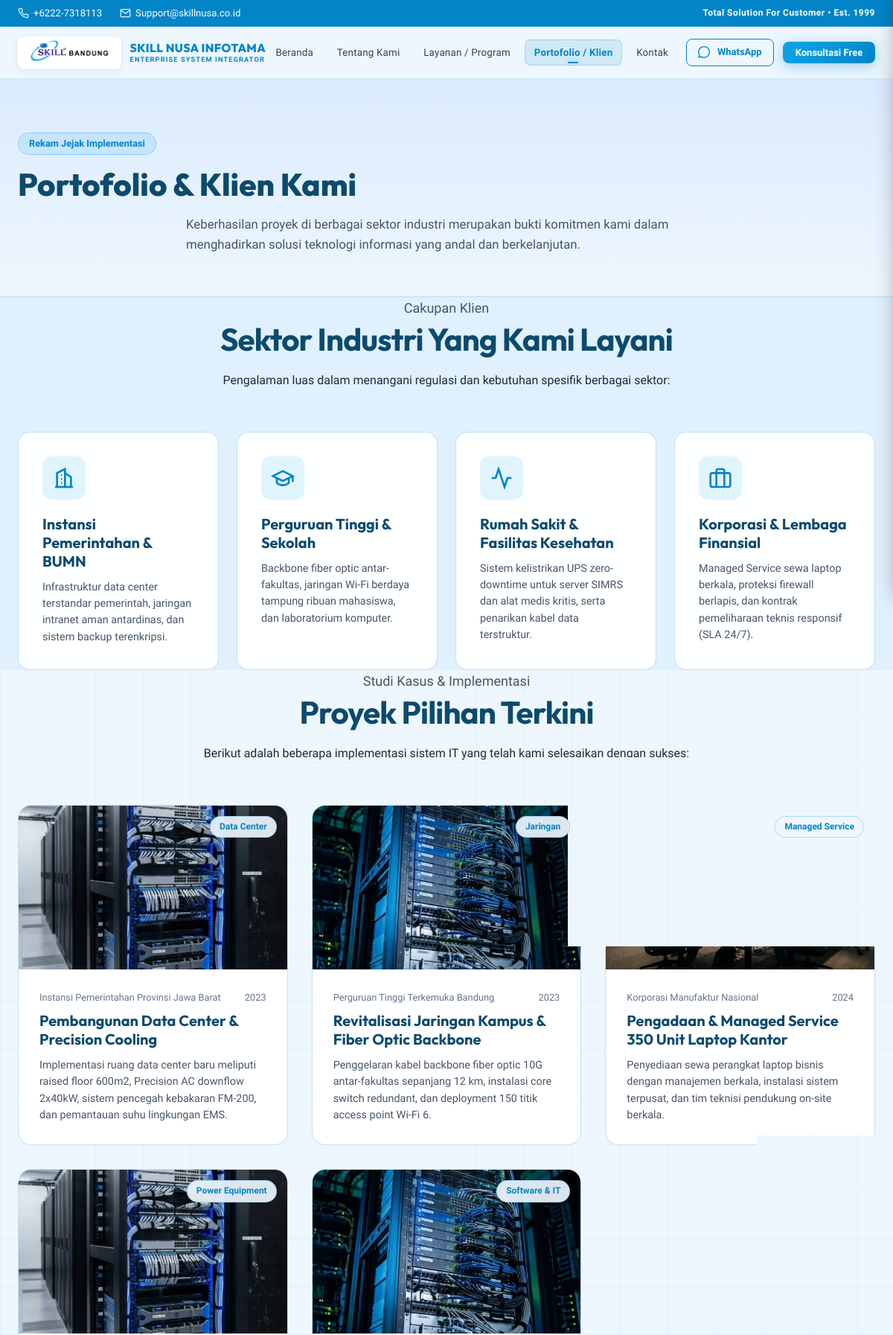
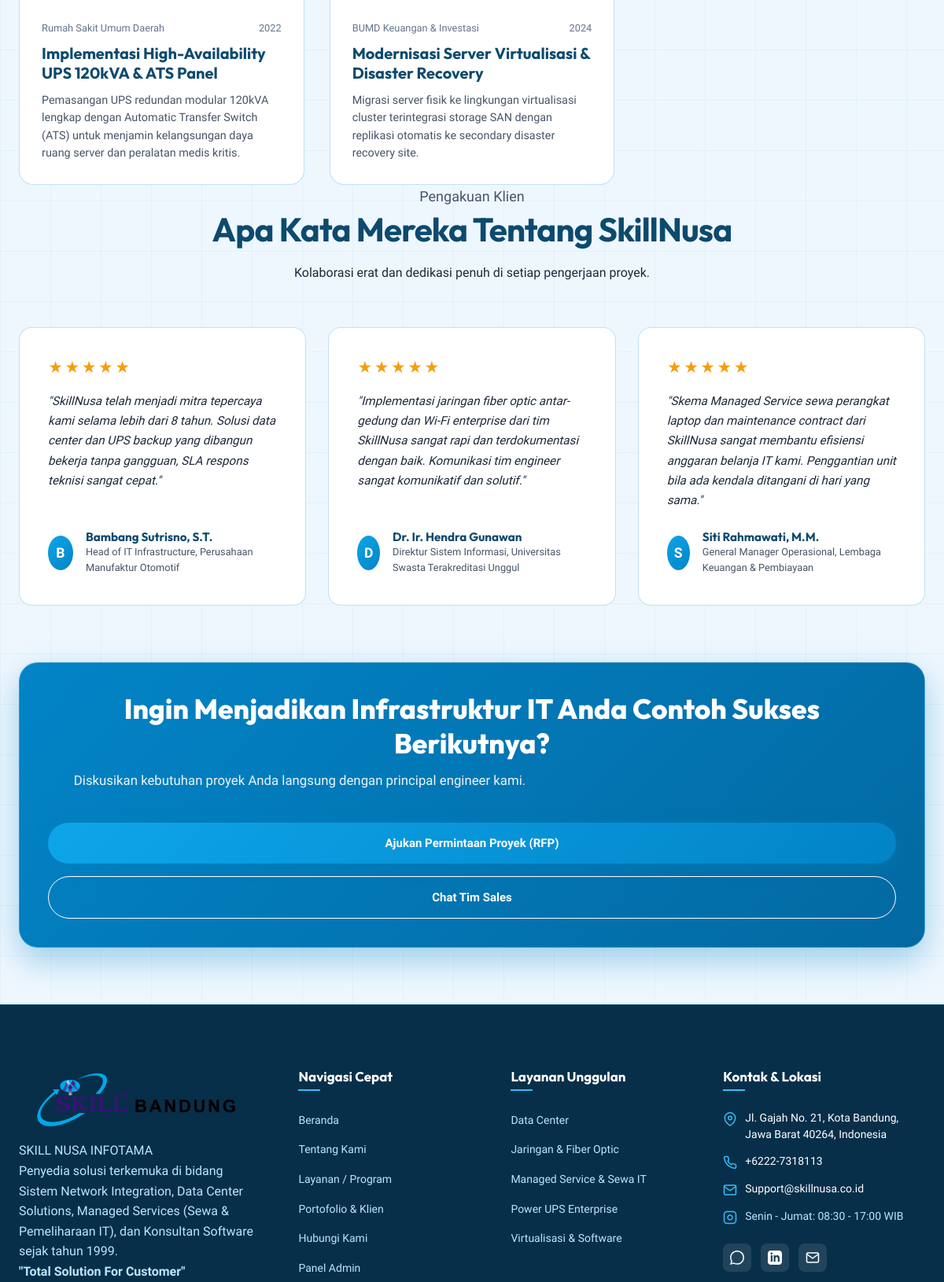
The app's page /portofolio.php (upper part) with its own data (2 pictures, top to bottom).
### tables this page shows
CREATE TABLE `portfolio` (
  `id` INT AUTO_INCREMENT PRIMARY KEY,
  `title` VARCHAR(255) NOT NULL,
  `category` VARCHAR(100) NOT NULL,
  `client_name` VARCHAR(200) NOT NULL,
  `year` VARCHAR(10) NOT NULL,
  `image` VARCHAR(255) NULL,
  `description` TEXT NOT NULL,
  `display_order` INT NOT NULL DEFAULT 0,
  `created_at` TIMESTAMP DEFAULT CURRENT_TIMESTAMP
);

CREATE TABLE `testimonials` (
  `id` INT AUTO_INCREMENT PRIMARY KEY,
  `client_name` VARCHAR(150) NOT NULL,
  `client_role` VARCHAR(150) NOT NULL,
  `company` VARCHAR(150) NOT NULL,
  `content` TEXT NOT NULL,
  `rating` INT NOT NULL DEFAULT 5,
  `is_active` TINYINT(1) NOT NULL DEFAULT 1,
  `display_order` INT NOT NULL DEFAULT 0,
  `created_at` TIMESTAMP DEFAULT CURRENT_TIMESTAMP
);

### config/database.php (called while the page is built, shortened)
<?php
function getDbConnection(): ?PDO {
    static $pdo = null;
    if ($pdo !== null) {
        return $pdo;
    }
    try {
        $dsn = "mysql:host=" . DB_HOST . ";port=" . DB_PORT . ";dbname=" . DB_NAME . ";charset=" . DB_CHARSET;
        $options = [
            PDO::ATTR_ERRMODE            => PDO::ERRMODE_EXCEPTION,
            PDO::ATTR_DEFAULT_FETCH_MODE => PDO::FETCH_ASSOC,
            PDO::ATTR_EMULATE_PREPARES   => false,
            PDO::ATTR_TIMEOUT            => 2,
        ];
        $pdo = new PDO($dsn, DB_USER, DB_PASS, $options);
        return $pdo;
    } catch (PDOException $e) {
        error_log("Database Connection Notice: " . $e->getMessage());
        return null;
    }
}
function getSiteSettings(): array {
    $defaultSettings = [
        'site_name'          => 'PT Skill Nusa Infotama',
        'site_tagline'       => 'Total Solution For Customer - Enterprise Network System Integrator & Data Center',
        'company_address'    => 'Jl. Gajah No. 21, Kota Bandung, Jawa Barat 40264, Indonesia',
        'company_phone'      => '+6222-7318113',
        'company_email'      => 'Support@skillnusa.co.id',
        'company_whatsapp'   => '62811206820',
        'company_maps_embed' => 'https://maps.google.com/maps?q=Jl.+Gajah+No.+21,+Kota+Bandung,+Jawa+Barat+40264&t=&z=16&ie=UTF8&iwloc=&output=embed',
        'hero_headline'      => 'Solusi Terintegrasi Jaringan Enterprise & Data Center',
        'hero_subheadline'   => 'PT Skill Nusa Infotama menghadirkan solusi total di bidang Network System Integration, Data Center, Managed Services (Sewa Perangkat IT), dan Konsultan Software sejak 1999.',
        'meta_description'   => 'PT Skill Nusa Infotama: Solusi Network Integration, Data Center, Managed Service Sewa Perangkat IT & Software Consultant sejak 1999.'
    ];
    $db = getDbConnection();
    try {
        $stmt = $db->query("SELECT setting_key, setting_value FROM site_settings");
        $dbSettings = $stmt->fetchAll(PDO::FETCH_KEY_PAIR);
        return array_merge($defaultSettings, $dbSettings ?: []);
    } catch (Exception $e) {
        return $defaultSettings;
    }
}
function getPortfolioItems(int $limit = 6): array {
    $db = getDbConnection();
    if ($db) {
        try {
            $stmt = $db->prepare("SELECT * FROM portfolio ORDER BY display_order ASC, id ASC LIMIT :limit");
            $stmt->bindValue(':limit', $limit, PDO::PARAM_INT);
            $stmt->execute();
            $data = $stmt->fetchAll();
            if (!empty($data)) {
                return $data;
            }
        } catch (Exception $e) {}
    }
    return [
        [
            'title' => 'Pembangunan Turnkey Data Center & Precision Cooling',
            'category' => 'Data Center',
            'client_name' => 'Instansi Pemerintahan Provinsi Jawa Barat',
            'year' => '2023',
            'image' => 'assets/hero-datacenter.jpg',
            'description' => 'Implementasi ruang data center baru meliputi raised floor 600m2, Precision AC downflow 2x40kW, sistem pencegah kebakaran FM-200, dan pemantauan suhu lingkungan EMS.'
        ],
        [
            'title' => 'Revitalisasi Jaringan Kampus & Fiber Optic Backbone',
            'category' => 'Jaringan',
            'client_name' => 'Perguruan Tinggi Terkemuka Bandung',
            'year' => '2023',
            'image' => 'assets/network-infra.jpg',
            'description' => 'Penggelaran kabel backbone fiber optic 10G antar-fakultas sepanjang 12 km, instalasi core switch redundant, dan deployment 150 titik access point Wi-Fi 6.'
        ],
        [
            'title' => 'Pengadaan & Managed Service 350 Unit Laptop Kantor',
            'category' => 'Managed Service',
            'client_name' => 'Korporasi Manufaktur Nasional',
            'year' => '2024',
            'image' => 'assets/enterprise-noc.jpg',
            'description' => 'Penyediaan sewa perangkat laptop bisnis dengan manajemen berkala, instalasi sistem terpusat, dan tim teknisi pendukung on-site berkala.'
        ],
        [
            'title' => 'Implementasi High-Availability UPS 120kVA & ATS Panel',
            'category' => 'Power Equipment',
            'client_name' => 'Rumah Sakit Umum Daerah',
            'year' => '2022',
            'image' => 'assets/hero-datacenter.jpg',
            'description' => 'Pemasangan UPS redundan modular 120kVA lengkap dengan Automatic Transfer Switch (ATS) untuk menjamin kelangsungan daya ruang server dan peralatan medis kritis.'
        ],
        [
            'title' => 'Modernisasi Server Virtualisasi & Disaster Recovery',
            'category' => 'Software & IT',
            'client_name' => 'BUMD Keuangan & Investasi',
            'year' => '2024',
            'image' => 'assets/network-infra.jpg',
            'description' => 'Migrasi server fisik ke lingkungan virtualisasi cluster terintegrasi storage SAN dengan replikasi otomatis ke secondary disaster recovery site.'
        ]
    ];
}
function getTestimonials(): array {
    $db = getDbConnection();
    if ($db) {
        try {
            $stmt = $db->query("SELECT * FROM testimonials WHERE is_active = 1 ORDER BY display_order ASC, id ASC");
            $data = $stmt->fetchAll();
            if (!empty($data)) {
                return $data;
            }
        } catch (Exception $e) {}
    }
    return [
        [
            'client_name' => 'Bambang Sutrisno, S.T.',
            'client_role' => 'Head of IT Infrastructure',
            'company' => 'Perusahaan Manufaktur Otomotif',
            'content' => 'SkillNusa telah menjadi mitra tepercaya kami selama lebih dari 8 tahun. Solusi turnkey data center dan UPS backup yang dibangun bekerja tanpa gangguan, SLA respons teknisi sangat cepat.',
            'rating' => 5
        ],
        [
            'client_name' => 'Dr. Ir. Hendra Gunawan',
            'client_role' => 'Direktur Sistem Informasi',
            'company' => 'Universitas Swasta Terakreditasi Unggul',
            'content' => 'Implementasi jaringan fiber optic antar-gedung dan Wi-Fi enterprise dari tim SkillNusa sangat rapi dan terdokumentasi dengan baik. Komunikasi tim engineer sangat komunikatif dan solutif.',
            'rating' => 5
        ],
        [
            'client_name' => 'Siti Rahmawati, M.M.',
            'client_role' => 'General Manager Operasional',
            'company' => 'Lembaga Keuangan & Pembiayaan',
            'content' => 'Skema Managed Service sewa perangkat laptop dan maintenance contract dari SkillNusa sangat membantu efisiensi anggaran belanja IT kami. Penggantian unit bila ada kendala ditangani di hari yang sama.',
            'rating' => 5
        ]
    ];
}

### portofolio.php (the view, shortened to what this page needs)
<?php
require_once __DIR__ . '/config/database.php';
$siteSettings = getSiteSettings();
$portfolioItems = getPortfolioItems(12);
$testimonials = getTestimonials();
include __DIR__ . '/includes/header.php';
?>
<section class="page-banner">
  <div class="container text-center">
    <span class="badge-tag">Rekam Jejak Implementasi</span>
    <h1 class="page-banner-title">Portofolio & Klien Kami</h1>
    <p class="page-banner-desc">
      Keberhasilan proyek di berbagai sektor industri merupakan bukti komitmen kami dalam menghadirkan solusi teknologi informasi yang andal dan berkelanjutan.
    </p>
  </div>
</section>
<section class="section section-sectors">
  <div class="container">
    <div class="section-header text-center">
      <span class="section-subtitle">Cakupan Klien</span>
      <h2 class="section-title">Sektor Industri Yang Kami Layani</h2>
      <p class="section-lead">Pengalaman luas dalam menangani regulasi dan kebutuhan spesifik berbagai sektor:</p>
    </div>
    <div class="sectors-grid">
      <div class="sector-card">
        <div class="sector-icon">
          <svg width="32" height="32" viewBox="0 0 24 24" fill="none" stroke="currentColor" stroke-width="2"><path d="M3 21h18"></path><path d="M5 21V7l8-4v18"></path><path d="M19 21V11l-6-4"></path><path d="M9 9h1"></path><path d="M9 13h1"></path><path d="M9 17h1"></path></svg>
        </div>
        <h3>Instansi Pemerintahan & BUMN</h3>
        <p>Infrastruktur data center terstandar pemerintah, jaringan intranet aman antardinas, dan sistem backup terenkripsi.</p>
      </div>
      <div class="sector-card">
        <div class="sector-icon">
          <svg width="32" height="32" viewBox="0 0 24 24" fill="none" stroke="currentColor" stroke-width="2"><path d="M22 10v6M2 10l10-5 10 5-10 5z"></path><path d="M6 12v5c3 3 9 3 12 0v-5"></path></svg>
        </div>
        <h3>Perguruan Tinggi & Sekolah</h3>
        <p>Backbone fiber optic antar-fakultas, jaringan Wi-Fi berdaya tampung ribuan mahasiswa, dan laboratorium komputer.</p>
      </div>
      <div class="sector-card">
        <div class="sector-icon">
          <svg width="32" height="32" viewBox="0 0 24 24" fill="none" stroke="currentColor" stroke-width="2"><path d="M22 12h-4l-3 9L9 3l-3 9H2"></path></svg>
        </div>
        <h3>Rumah Sakit & Fasilitas Kesehatan</h3>
        <p>Sistem kelistrikan UPS zero-downtime untuk server SIMRS dan alat medis kritis, serta penarikan kabel data terstruktur.</p>
      </div>
      <div class="sector-card">
        <div class="sector-icon">
          <svg width="32" height="32" viewBox="0 0 24 24" fill="none" stroke="currentColor" stroke-width="2"><rect x="2" y="7" width="20" height="14" rx="2" ry="2"></rect><path d="M16 21V5a2 2 0 0 0-2-2h-4a2 2 0 0 0-2 2v16"></path></svg>
        </div>
        <h3>Korporasi & Lembaga Finansial</h3>
        <p>Managed Service sewa laptop berkala, proteksi firewall berlapis, dan kontrak pemeliharaan teknis responsif (SLA 24/7).</p>
      </div>
    </div>
  </div>
</section>
<section class="section">
  <div class="container">
    <div class="section-header text-center">
      <span class="section-subtitle">Studi Kasus & Implementasi</span>
      <h2 class="section-title">Proyek Pilihan Terkini</h2>
      <p class="section-lead">Berikut adalah beberapa implementasi sistem IT yang telah kami selesaikan dengan sukses:</p>
    </div>
    <div class="portfolio-grid">
      <?php foreach ($portfolioItems as $item): ?>
        <div class="portfolio-card">
          <div class="portfolio-img-box">
            <img src="<?= htmlspecialchars($item['image'] ?: 'assets/hero-datacenter.jpg') ?>" alt="<?= htmlspecialchars($item['title']) ?>">
            <span class="portfolio-tag"><?= htmlspecialchars($item['category']) ?></span>
          </div>
          <div class="portfolio-body">
            <div class="portfolio-meta">
              <span class="portfolio-client"><?= htmlspecialchars($item['client_name']) ?></span>
              <span class="portfolio-year"><?= htmlspecialchars($item['year']) ?></span>
            </div>
            <h3 class="portfolio-title"><?= htmlspecialchars($item['title']) ?></h3>
            <p class="portfolio-desc"><?= htmlspecialchars($item['description']) ?></p>
          </div>
        </div>
      <?php endforeach; ?>
    </div>
  </div>
</section>
<section class="section section-testimonials">
  <div class="container">
    <div class="section-header text-center">
      <span class="section-subtitle">Pengakuan Klien</span>
      <h2 class="section-title">Apa Kata Mereka Tentang SkillNusa</h2>
      <p class="section-lead">Kolaborasi erat dan dedikasi penuh di setiap pengerjaan proyek.</p>
    </div>
    <div class="testimonials-grid">
      <?php foreach ($testimonials as $t): ?>
        <div class="testimonial-card">
          <div class="rating-stars">
            <?php for ($i = 0; $i < (int)$t['rating']; $i++): ?>★<?php endfor; ?>
          </div>
          <p class="testimonial-quote">"<?= htmlspecialchars($t['content']) ?>"</p>
          <div class="testimonial-author">
            <div class="author-avatar"><?= mb_substr($t['client_name'], 0, 1) ?></div>
            <div>
              <h4 class="author-name"><?= htmlspecialchars($t['client_name']) ?></h4>
              <p class="author-meta"><?= htmlspecialchars($t['client_role']) ?>, <?= htmlspecialchars($t['company']) ?></p>
            </div>
          </div>
        </div>
      <?php endforeach; ?>
    </div>
  </div>
</section>
<section class="section section-cta-banner">
  <div class="container">
    <div class="cta-banner-box">
      <div class="cta-banner-content">
        <h2 class="cta-banner-title">Ingin Menjadikan Infrastruktur IT Anda Contoh Sukses Berikutnya?</h2>
        <p class="cta-banner-desc">Diskusikan kebutuhan proyek Anda langsung dengan principal engineer kami.</p>
      </div>
      <div class="cta-banner-buttons">
        <a href="kontak.php" class="btn btn-primary btn-lg">Ajukan Permintaan Proyek (RFP)</a>
        <a href="https://wa.me/<?= $cleanWaNumber ?>?text=Halo%20SkillNusa,%20kami%20ingin%20berdiskusi%20mengenai%20proyek%20IT" target="_blank" class="btn btn-outline btn-lg">Chat Tim Sales</a>
      </div>
    </div>
  </div>
</section>
<?php include __DIR__ . '/includes/footer.php'; ?>

### records on screen
portfolio: image (picture), category "Data Center", client_name "Instansi Pemerintahan Provinsi Jawa Barat", year "2023", title "Pembangunan Data Center & Precision Cooling", description "Implementasi ruang data center baru meliputi raised floor 600m2, Precision AC downflow 2x40kW, sistem pencegah kebakaran FM-200, dan pemantauan suhu lingkungan EMS."
portfolio: image (picture), category "Jaringan", client_name "Perguruan Tinggi Terkemuka Bandung", year "2023", title "Revitalisasi Jaringan Kampus & Fiber Optic Backbone", description "Penggelaran kabel backbone fiber optic 10G antar-fakultas sepanjang 12 km, instalasi core switch redundant, dan deployment 150 titik access point Wi-Fi 6."
portfolio: image (picture), category "Managed Service", client_name "Korporasi Manufaktur Nasional", year "2024", title "Pengadaan & Managed Service 350 Unit Laptop Kantor", description "Penyediaan sewa perangkat laptop bisnis dengan manajemen berkala, instalasi sistem terpusat, dan tim teknisi pendukung on-site berkala."
portfolio: image (picture), category "Power Equipment", client_name "Rumah Sakit Umum Daerah", year "2022", title "Implementasi High-Availability UPS 120kVA & ATS Panel", description "Pemasangan UPS redundan modular 120kVA lengkap dengan Automatic Transfer Switch (ATS) untuk menjamin kelangsungan daya ruang server dan peralatan medis kritis."
portfolio: image (picture), category "Software & IT", client_name "BUMD Keuangan & Investasi", year "2024", title "Modernisasi Server Virtualisasi & Disaster Recovery", description "Migrasi server fisik ke lingkungan virtualisasi cluster terintegrasi storage SAN dengan replikasi otomatis ke secondary disaster recovery site."
testimonials: content "SkillNusa telah menjadi mitra tepercaya kami selama lebih dari 8 tahun. Solusi data center dan UPS backup yang dibangun bekerja tanpa gangguan, SLA respons teknisi sangat cepat.", client_name "B", client_name "Bambang Sutrisno, S.T.", client_role "Head of IT Infrastructure", company "Perusahaan Manufaktur Otomotif"
testimonials: content "Implementasi jaringan fiber optic antar-gedung dan Wi-Fi enterprise dari tim SkillNusa sangat rapi dan terdokumentasi dengan baik. Komunikasi tim engineer sangat komunikatif dan solutif.", client_name "D", client_name "Dr. Ir. Hendra Gunawan", client_role "Direktur Sistem Informasi", company "Universitas Swasta Terakreditasi Unggul"
testimonials: content "Skema Managed Service sewa perangkat laptop dan maintenance contract dari SkillNusa sangat membantu efisiensi anggaran belanja IT kami. Penggantian unit bila ada kendala ditangani di hari yang sama.", client_name "S", client_name "Siti Rahmawati, M.M.", client_role "General Manager Operasional", company "Lembaga Keuangan & Pembiayaan"

### other values on screen
$siteSettings['company_phone'] "+6222-7318113"
$siteSettings['company_email'] "Support@skillnusa.co.id"
$siteSettings['company_address'] "Jl. Gajah No. 21, Kota Bandung, Jawa Barat 40264, Indonesia"
